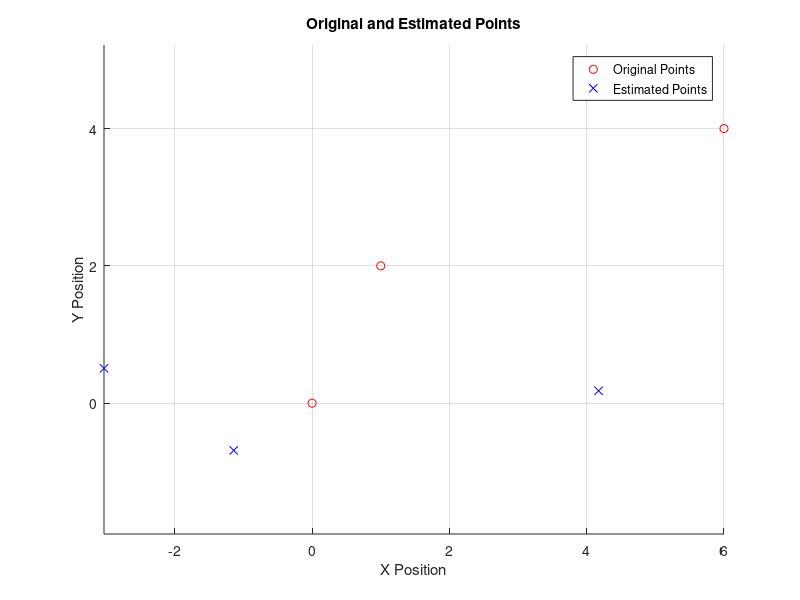

This chart was generated by the following MATLAB code: (Note: this script raises an error after producing the figure.)
clear all;
clc;
close all;

% Define the initial positions of the nodes
N_0 = [0;0];
N_1 = [6;4];
N_2 = [1;2];

% Combine the nodes into a matrix
N = [N_0, N_1, N_2];

% Build the symmetric squared Euclidean distance matrix
D = zeros(size(N,2), size(N,2));
for i = 1:size(N,2)
    for j = 1:size(N,2)
        D(i,j) = norm(N(:,i) - N(:,j))^2;
    end
end

% Compute the Gram matrix
n = size(D,1);
H = eye(n) - 1/n * ones(n,n);
G = -1/2 * H * D * H;

% Compute the eigenvalues and eigenvectors of the Gram matrix
[U, V] = eig(G);
rank(G)

% Extract the eigenvectors corresponding to the eigenvalues different from 0
U = U(:,diag(V) > 1e-6);
V = V(diag(V) > 1e-6, diag(V) > 1e-6);
U 
V

% Compute the coordinates matrix P
P = (U * sqrt(V))';

% Plot the points contained in the matrix N and in the matrix P
figure;
hold on;
plot(N(1,:), N(2,:), 'ro', 'DisplayName', 'Original Points');
plot(P(1,:), P(2,:), 'bx', 'DisplayName', 'Estimated Points');
hold off;
axis equal;
grid on;
legend;
xlabel('X Position');
ylabel('Y Position');
title('Original and Estimated Points');

% Define the new node positions at time t and t+1
N_0_k = [0;0];
t_k = [-1;1];
N_0_k1 = N_0_k + t_k;
t_k1 = [-1;-1];
N_0_k2 = N_0_k1 + t_k1;

% Define the new matrices N_k, N_k1, and N_k2
N_k = [N_0_k, N_1, N_2];
N_k1 = [N_0_k1, N_1, N_2];
N_k2 = [N_0_k2, N_1, N_2];

% Compute the distance matrices for the new matrices
D_k = zeros(size(N_k,2), size(N_k,2));
D_k1 = zeros(size(N_k1,2), size(N_k1,2));
D_k2 = zeros(size(N_k2,2), size(N_k2,2));

for i = 1:size(N_k,2)
    for j = 1:size(N_k,2)
        D_k(i,j) = norm(N_k(:,i) - N_k(:,j))^2;
        D_k1(i,j) = norm(N_k1(:,i) - N_k1(:,j))^2;
        D_k2(i,j) = norm(N_k2(:,i) - N_k2(:,j))^2;
    end
end

% Compute the Gram matrices for the new matrices
G_k = -1/2 * H * D_k * H;
G_k1 = -1/2 * H * D_k1 * H;
G_k2 = -1/2 * H * D_k2 * H;

% Compute P_k, P_k1, and P_k2
[U_k, V_k] = eig(G_k);
[U_k1, V_k1] = eig(G_k1);
[U_k2, V_k2] = eig(G_k2);

U_k = U_k(:,diag(V_k) > 1e-6);
V_k = V_k(diag(V_k) > 1e-6, diag(V_k) > 1e-6);
P_k = (U_k * sqrt(V_k))';

U_k1 = U_k1(:,diag(V_k1) > 1e-6);
V_k1 = V_k1(diag(V_k1) > 1e-6, diag(V_k1) > 1e-6);
P_k1 = (U_k1 * sqrt(V_k1))';

U_k2 = U_k2(:,diag(V_k2) > 1e-6);
V_k2 = V_k2(diag(V_k2) > 1e-6, diag(V_k2) > 1e-6);
P_k2 = (U_k2 * sqrt(V_k2))';

% Center P_k in p_0k
P_k = P_k - P_k(:,1);
P_k1 = P_k1 - P_k1(:,1);
P_k2 = P_k2 - P_k2(:,1);

% Define the optimization variables
theta = 0;
T = [0;0];

% Define the optimization problem
S = [1,0;0,1];
alpha = 1;
fun = @(x) norm(P_k(:,2:3) - ([cos(x(1)),-sin(x(1)); sin(x(1)), cos(x(1))] * alpha * S * P_k1(:,2:3) + [x(2);x(3)]), 'fro');
x0 = [theta; T];
options = optimoptions('fminunc','Display','iter','Algorithm','quasi-newton');
[x, ~] = fminunc(fun, x0, options);
T = [x(2);x(3)];

if abs(norm(T) - norm(t_k)) > 1e-4
    S = [-1,0;0,1];
    fun = @(x) norm(P_k(:,2:3) - ([cos(x(1)),-sin(x(1)); sin(x(1)), cos(x(1))] * S * P_k1(:,2:3) + [x(2);x(3)]), 'fro');
    x0 = [theta; T];
    options = optimoptions('fminunc','Display','iter','Algorithm','quasi-newton');
    [x, ~] = fminunc(fun, x0, options);
end 

% Compute the rotation matrix and the translation matrix
R = [cos(x(1)),-sin(x(1)); sin(x(1)), cos(x(1))];
T = [x(2);x(3)];
norm(T);

% Find the rotation matrix between vector T and vector t_k
u = T / norm(T);
v = t_k;
theta = atan2(v(2), v(1)) - atan2(u(2), u(1));

% Construct the rotation matrix
R_in = [cos(theta), -sin(theta); sin(theta), cos(theta)];
P_k = R_in * P_k;

% Plot the results
figure;
hold on;
plot(P_k(1,:), P_k(2,:), 'bo', 'MarkerSize', 10, 'DisplayName', 'P_k');
P_k1_new =  R_in * (R * alpha * S * P_k1 + T);
plot(P_k1_new(1,:), P_k1_new(2,:), 'k*', 'MarkerSize', 10, 'DisplayName', 'P_k1_new');
hold off;
axis equal;
grid on;
legend;
xlabel('X Position');
ylabel('Y Position');
title('Transformed Points P_{k} and P_{k1 new}');

% Minimize the distance between P_k1 and P_k2
S = [1,0;0,1];
alpha = 1;
theta = 0;
T = [0;0];
P_k2t = P_k2 + P_k1_new(:,1);
fun = @(x) norm(P_k1_new(:,2:3) - ([cos(x(1)),-sin(x(1)); sin(x(1)), cos(x(1))] * alpha * S * P_k2(:,2:3) + [x(2);x(3)]), 'fro');
x0 = [theta; T];
options = optimoptions('fminunc','Display','iter','Algorithm','quasi-newton');
[x, ~] = fminunc(fun, x0, options);
R = [cos(x(1)),-sin(x(1)); sin(x(1)), cos(x(1))];
T = [x(2);x(3)];
norm(T-P_k1_new(:,1));

if abs(norm(T-P_k1_new(:,1)) - norm(t_k1)) > 1e-4
    S = [-1,0;0,1];
    alpha = 1;
    theta = 0;
    T = [0;0];
    P_k2t = P_k2 + P_k1_new(:,1);
    fun = @(x) norm(P_k1_new(:,2:3) - ([cos(x(1)),-sin(x(1)); sin(x(1)), cos(x(1))] * alpha * S * P_k2(:,2:3) + [x(2);x(3)]), 'fro');
    x0 = [theta; T];
    options = optimoptions('fminunc','Display','iter','Algorithm','quasi-newton');
    [x, ~] = fminunc(fun, x0, options);
    R = [cos(x(1)),-sin(x(1)); sin(x(1)), cos(x(1))];
    T = [x(2);x(3)];
    norm(T-P_k1_new(:,1));
end

% Plot the results
figure;
hold on;
plot(P_k(1,:), P_k(2,:), 'ro', 'MarkerSize', 10, 'DisplayName', 'P_k');
plot(P_k1_new(1,:), P_k1_new(2,:), 'bx', 'MarkerSize', 10, 'DisplayName', 'P_{k1 new}');
P_k2_new =  R * alpha * S * P_k2 + T;
plot(P_k2_new(1,:), P_k2_new(2,:), 'g+', 'MarkerSize', 10, 'DisplayName', 'P_{k2 new}');
hold off;
axis equal;
grid on;
legend;
xlabel('X Position');
ylabel('Y Position');
title('Transformed Points P_k, P_{k1 new}, and P_{k2 new}');

% Mirror the points with respect to the x-axis
if norm(P_k2_new(:,1)-P_k1_new(:,1)-t_k1) > 1e-6
    u = t_k / norm(t_k);
    v = t_k1 / norm(t_k1);
    theta = atan2(v(2), v(1)) - atan2(u(2), u(1));
    s = sign(theta);
    M = [-1,0;0,1];
else
    M = eye(2);
end

P_k_f = M * P_k;
P_k1_f = M * P_k1_new;
P_k2_f = M * P_k2_new;

% Plot the mirrored points
figure;
hold on;
plot(P_k_f(1,:), P_k_f(2,:), 'ro', 'MarkerSize', 10, 'DisplayName', 'P_{k f}');
plot(P_k1_f(1,:), P_k1_f(2,:), 'bx', 'MarkerSize', 10, 'DisplayName', 'P_{k1 f}');
plot(P_k2_f(1,:), P_k2_f(2,:), 'g+', 'MarkerSize', 10, 'DisplayName', 'P_{k2 f}');
hold off;
axis equal;
grid on;
legend;
xlabel('X Position');
ylabel('Y Position');
title('Mirrored Points P_{k f}, P_{k1 f}, and P_{k2 f}');

% Plot the original points
figure;
hold on;
plot(N_k(1,:), N_k(2,:), 'ro', 'MarkerSize', 10, 'DisplayName', 'N_k');
plot(N_k1(1,:), N_k1(2,:), 'bx', 'MarkerSize', 10, 'DisplayName', 'N_k1');
plot(N_k2(1,:), N_k2(2,:), 'g+', 'MarkerSize', 10, 'DisplayName', 'N_k2');
hold off;
axis equal;
grid on;
legend;
xlabel('X Position');
ylabel('Y Position');
title('Original Points N_k, N_k1, and N_k2');